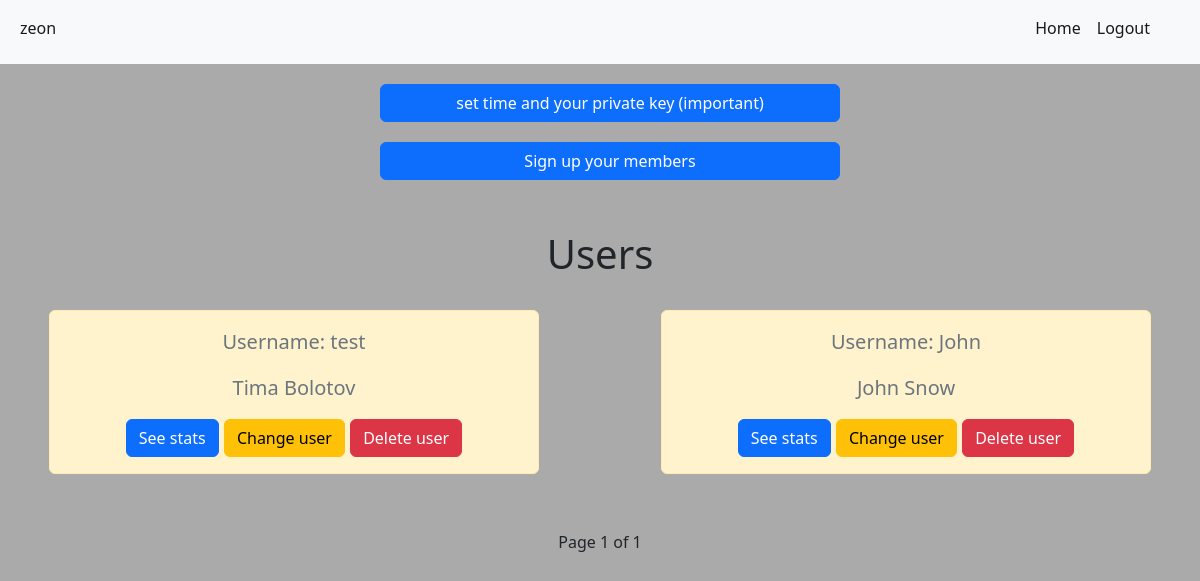
Page /accounts/company/1 (signed in) on the earlier database version.
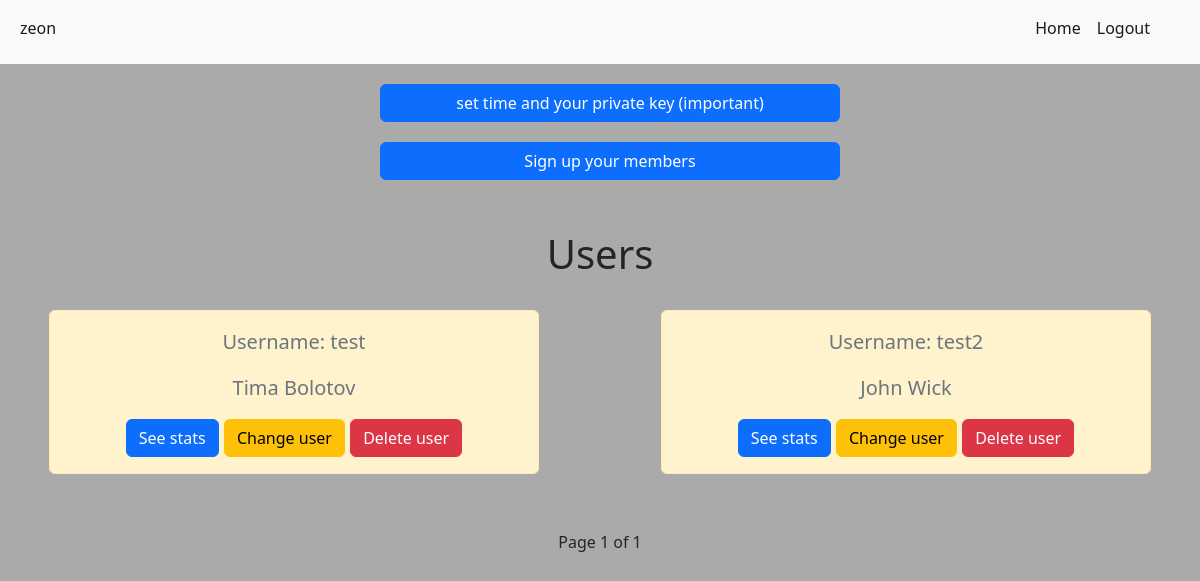
Same page on the later database version.
### accounts/models.py (models this page shows)
class Member(models.Model):
    member = models.OneToOneField(CustomUser, on_delete=models.CASCADE, primary_key=True)
    company_id = models.ForeignKey(Company, on_delete=models.CASCADE, null=True)
    description = models.TextField(blank=True, null=True)

class CustomUser(AbstractUser):
    is_member = models.BooleanField("member status", default=False)
    is_company = models.BooleanField("company status", default=False)
    objects = CustomUserManager()

### accounts/permissions.py (the view)
		def wrapper_func(request, *args, **kwargs):
			if request.user.is_company:
				return view_func(request, *args, **kwargs)
			else:
				raise PermissionDenied

### accounts/permissions.py (called while the page is built)
def company_allowed():
	def decorator(view_func):
		def wrapper_func(request, *args, **kwargs):
			if request.user.is_company:
				return view_func(request, *args, **kwargs)
			else:
				raise PermissionDenied
		return wrapper_func
	return decorator

### accounts/views.py (called while the page is built)
@company_allowed()
def accountCompanyPage(request, page=1):
    data = Member.objects.filter(company_id=request.user.id)
    paginator = Paginator(data, 6)
    try:
        data = paginator.page(page)
    except EmptyPage:
        data = paginator.page(paginator.num_pages)
    return render(request, "accounts/companyMainPage.html", {"data": data})

### accounts/templates/accounts/companyMainPage.html (shortened to what this page needs)
{% extends "accounts/base.html" %}
{% block content %}
<div class="main-company-page-interact">
    <a href="{% url 'setTime' %}" class="set-time-companies btn btn-primary">set time and your private key (important)</a>
    <a href="{% url 'mem_signup' %}" class="set-time-companies btn btn-primary">Sign up your members</a>
</div>
<div class="main-user-list ">
    <h1>Users</h1>
    <div class="row row-cols-1 row-cols-md-2  row-cols-lg-3 row-cols-xl-2 g-4">
        {% for each in data %}
            <div class="alert alert-warning mt-5 user-from-list fs-5 text-muted col">
                <p>Username: {{ each.member }}</p>
                <p style="text-transform: capitalize;">{{ each.member.first_name }} {{ each.member.last_name }}</p>
                <a href="{% url 'userWorktime' user=each.member page=1 %}" class="btn btn-primary">See stats</a>
                <a href="{% url 'changeUser' id=each.member.id %}" class="btn btn-warning">Change user</a>
                <a href="{% url 'deleteUser' id=each.member.id %}" class="btn btn-danger">Delete user</a>
            </div>
        {% endfor %}
    </div>
    <div class='pagination justify-content-center'>
        <span class='mx-4'>
        Page {{ data.number }} of {{ data.paginator.num_pages }}
        </span>
    </div>
</div>
{% endblock %}

Differences in the rows shown:
changed Member "John": member "John" → "test2"; member.last_name "Snow" → "Wick"
